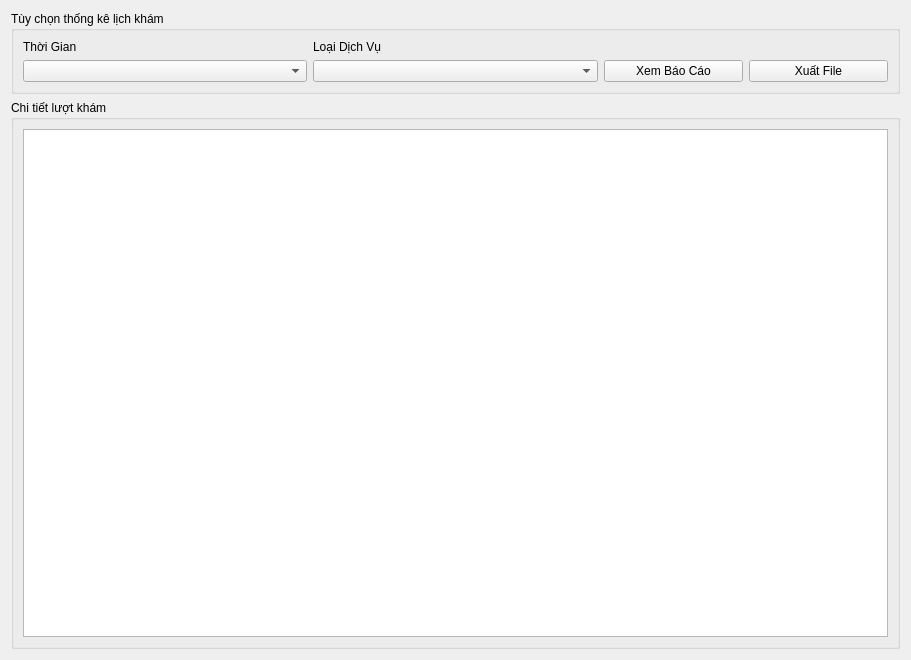
<?xml version="1.0" encoding="UTF-8"?>
<ui version="4.0">
 <class>FormThongKeLichKham</class>
 <widget class="QWidget" name="FormThongKeLichKham">
  <property name="geometry"><rect><x>0</x><y>0</y><width>911</width><height>660</height></rect></property>
  <layout class="QVBoxLayout" name="mainLayout">
   <item>
    <widget class="QGroupBox" name="groupFilter">
     <property name="maximumSize"><size><width>16777215</width><height>150</height></size></property>
     <property name="title"><string>Tùy chọn thống kê lịch khám</string></property>
     <layout class="QGridLayout">
      <item row="0" column="0"><widget class="QLabel"><property name="text"><string>Thời Gian</string></property></widget></item>
      <item row="1" column="0"><widget class="QComboBox" name="cboxthoigian1"/></item>
      <item row="0" column="1"><widget class="QLabel"><property name="text"><string>Loại Dịch Vụ</string></property></widget></item>
      <item row="1" column="1"><widget class="QComboBox" name="cboxloaidv"/></item>
      <item row="1" column="2">
       <layout class="QHBoxLayout">
        <item><widget class="QPushButton" name="btnthongke1"><property name="text"><string>Xem Báo Cáo</string></property></widget></item>
        <item><widget class="QPushButton" name="btnxuatfile1"><property name="text"><string>Xuất File</string></property></widget></item>
       </layout>
      </item>
     </layout>
    </widget>
   </item>
   <item>
    <widget class="QGroupBox" name="groupTable">
     <property name="title"><string>Chi tiết lượt khám</string></property>
     <layout class="QVBoxLayout"><item><widget class="QTableWidget" name="tableThongKeLich"/></item></layout>
    </widget>
   </item>
  </layout>
 </widget>
</ui>
